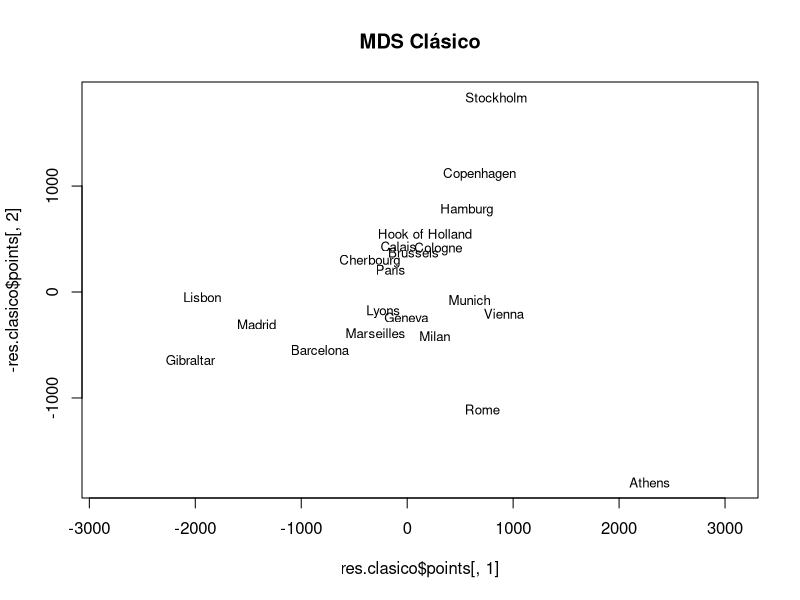

Reproduce this figure in R.
## ---- chunk 1
# Configuración inicial del documento
knitr::opts_chunk$set(echo = TRUE, message = FALSE, warning = FALSE)
library(tidyverse)
## ---- chunk 2
datos <- eurodist
res.clasico <- cmdscale(datos, k = 2, eig = TRUE)
plot(res.clasico$points[, 1], -res.clasico$points[, 2], 
     type = "n",
     main = "MDS Clásico", 
     asp = 1)
text(res.clasico$points[, 1], -res.clasico$points[, 2],
     labels = labels(datos), 
     cex = 0.8)
